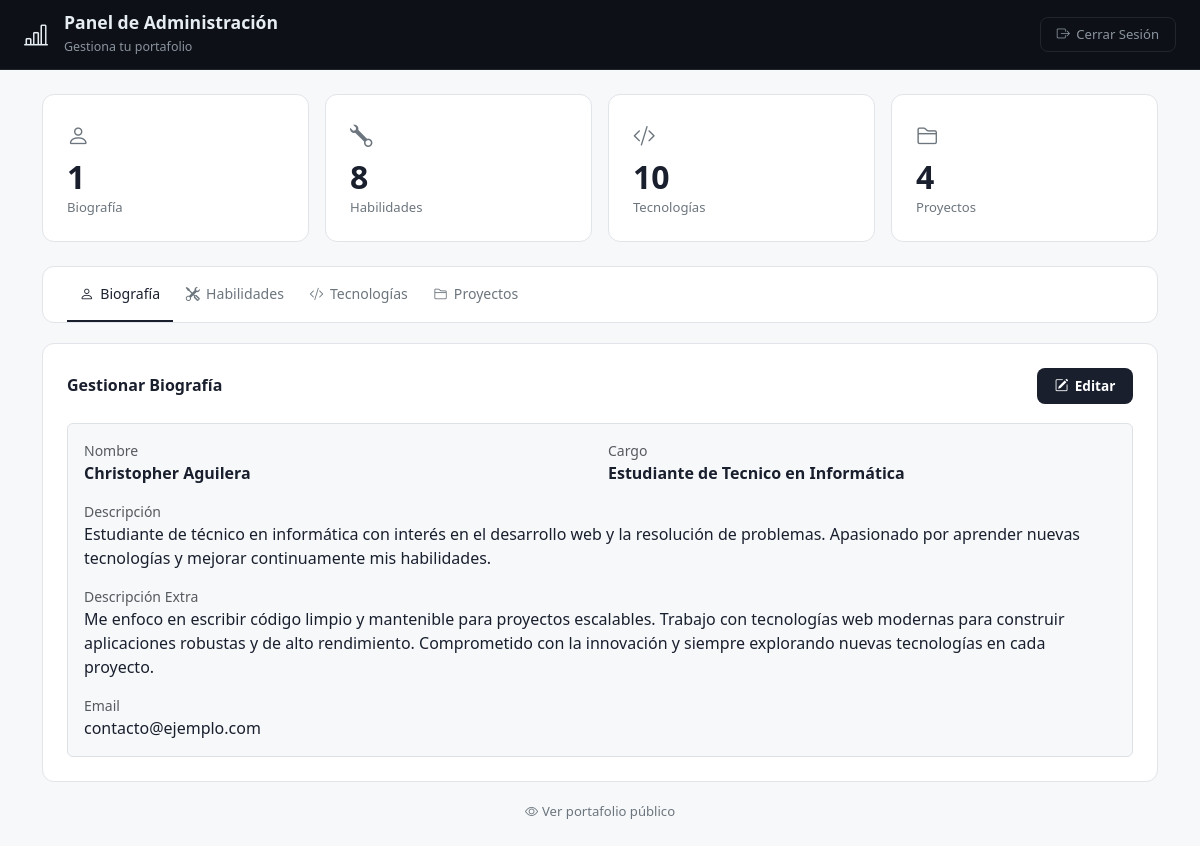
Page /admin/index.php (signed in) on the committed database.
### tables this page shows
CREATE TABLE IF NOT EXISTS biografia (
    id              INT AUTO_INCREMENT PRIMARY KEY,
    nombre          VARCHAR(100) NOT NULL DEFAULT 'Christopher Aguilera',
    cargo           VARCHAR(100) DEFAULT 'Estudiante de Tecnico en Informática',
    descripcion     TEXT,
    descripcion_extra TEXT,
    foto            VARCHAR(255) DEFAULT NULL,
    email           VARCHAR(150) DEFAULT 'c.danielaguilera29@gmail.com',
    updated_at      TIMESTAMP DEFAULT CURRENT_TIMESTAMP ON UPDATE CURRENT_TIMESTAMP
);

### admin/index.php (the view, shortened to what this page needs)
<?php
$db = getDB();
$counts = [
    'biografia'   => $db->query("SELECT COUNT(*) FROM biografia")->fetchColumn(),
    'habilidades' => $db->query("SELECT COUNT(*) FROM habilidades")->fetchColumn(),
    'tecnologias' => $db->query("SELECT COUNT(*) FROM tecnologias")->fetchColumn(),
    'proyectos'   => $db->query("SELECT COUNT(*) FROM proyectos")->fetchColumn(),
];
$bio   = $db->query("SELECT * FROM biografia LIMIT 1")->fetch();
?>
<!DOCTYPE html>
<html lang="es">
<head>
    <link rel="stylesheet" href="https://cdn.jsdelivr.net/npm/bootstrap@5.3.8/dist/css/bootstrap.min.css"/>
    <link rel="stylesheet" href="https://cdn.jsdelivr.net/npm/bootstrap-icons@1.11.3/font/bootstrap-icons.min.css"/>
    <link rel="stylesheet" href="../assets/css/style.css"/>
</head>
<body class="admin-body">
<nav class="admin-navbar">
    <div class="d-flex align-items-center gap-3">
        <i class="bi bi-bar-chart-line brand" style="font-size:1.5rem;"></i>
        <div class="brand">
            <h5>Panel de Administración</h5>
            <small>Gestiona tu portafolio</small>
        </div>
    </div>
    <a href="../logout.php" class="btn-logout">
        <i class="bi bi-box-arrow-right"></i> Cerrar Sesión
    </a>
</nav>
<div class="container py-4">
    <div class="row g-3 mb-4">
        <div class="col-6 col-md-3">
            <div class="stat-card">
                <i class="bi bi-person stat-icon"></i>
                <div class="stat-number"><?= $counts['biografia'] ?></div>
                <div class="stat-label">Biografía</div>
            </div>
        </div>
        <div class="col-6 col-md-3">
            <div class="stat-card">
                <i class="bi bi-wrench stat-icon"></i>
                <div class="stat-number"><?= $counts['habilidades'] ?></div>
                <div class="stat-label">Habilidades</div>
            </div>
        </div>
        <div class="col-6 col-md-3">
            <div class="stat-card">
                <i class="bi bi-code-slash stat-icon"></i>
                <div class="stat-number"><?= $counts['tecnologias'] ?></div>
                <div class="stat-label">Tecnologías</div>
            </div>
        </div>
        <div class="col-6 col-md-3">
            <div class="stat-card">
                <i class="bi bi-folder2 stat-icon"></i>
                <div class="stat-number"><?= $counts['proyectos'] ?></div>
                <div class="stat-label">Proyectos</div>
            </div>
        </div>
    </div>
    <div class="admin-tabs-wrapper">
        <ul class="nav admin-tabs" role="tablist">
            <li class="nav-item">
                <button class="nav-link active" data-bs-toggle="tab" data-bs-target="#tab-bio" type="button">
                    <i class="bi bi-person"></i> Biografía
                </button>
            </li>
            <li class="nav-item">
                <button class="nav-link" data-bs-toggle="tab" data-bs-target="#tab-hab" type="button">
                    <i class="bi bi-tools"></i> Habilidades
                </button>
            </li>
            <li class="nav-item">
                <button class="nav-link" data-bs-toggle="tab" data-bs-target="#tab-tec" type="button">
                    <i class="bi bi-code-slash"></i> Tecnologías
                </button>
            </li>
            <li class="nav-item">
                <button class="nav-link" data-bs-toggle="tab" data-bs-target="#tab-pro" type="button">
                    <i class="bi bi-folder2"></i> Proyectos
                </button>
            </li>
        </ul>
    </div>
    <div class="tab-content">
        <div class="tab-pane fade show active" id="tab-bio">
            <div class="admin-content-panel">
                <div class="panel-header">
                    <h5>Gestionar Biografía</h5>
                    <button class="btn-add-item" onclick="openBioModal()">
                        <i class="bi bi-pencil-square"></i> Editar
                    </button>
                </div>
                <?php if ($bio): ?>
                <div class="p-3 border rounded" style="background:var(--light-alt);">
                    <div class="row g-3">
                        <div class="col-md-6">
                            <small class="text-muted d-block">Nombre</small>
                            <strong><?= htmlspecialchars($bio['nombre']) ?></strong>
                        </div>
                        <div class="col-md-6">
                            <small class="text-muted d-block">Cargo</small>
                            <strong><?= htmlspecialchars($bio['cargo']) ?></strong>
                        </div>
                        <div class="col-12">
                            <small class="text-muted d-block">Descripción</small>
                            <span><?= htmlspecialchars($bio['descripcion'] ?? '') ?></span>
                        </div>
                        <div class="col-12">
                            <small class="text-muted d-block">Descripción Extra</small>
                            <span><?= htmlspecialchars($bio['descripcion_extra'] ?? '') ?></span>
                        </div>
                        <div class="col-md-6">
                            <small class="text-muted d-block">Email</small>
                            <span><?= htmlspecialchars($bio['email'] ?? '') ?></span>
                        </div>
                    </div>
                </div>
                <?php else: ?>
                <div class="p-3 border rounded text-muted" style="background:var(--light-alt);">
                    Aquí podrás editar tu información personal, foto de perfil y descripción profesional.
                </div>
                <?php endif; ?>
            </div>
        </div>
    </div>
    <div class="text-center mt-3">
        <a href="../index.php" style="font-size:0.82rem;color:#6c757d;text-decoration:none;">
            <i class="bi bi-eye me-1"></i>Ver portafolio público
        </a>
    </div>
</div>
</body>
</html>

### assets/css/style.css (style rules this page uses)
:root { --dark-bg: #0d1117; --dark-card: #161b22; --dark-card2: #1a1f2e; --dark-border: #21262d; --text-primary: #e6edf3; --text-muted: #8b949e; --accent: #58a6ff; --light-bg: #ffffff; --light-alt: #f6f8fa; --transition: all 0.35s ease; --radius: 12px; }
*, *::before, *::after { box-sizing: border-box; margin: 0; padding: 0; }
html { scroll-behavior: smooth; }
body { font-family: 'Segoe UI', system-ui, -apple-system, sans-serif; background-color: var(--dark-bg); color: var(--text-primary); overflow-x: hidden; }
.admin-body { background: var(--light-alt); min-height: 100vh; color: #1a1f2e; }
.admin-navbar { background: var(--dark-bg); border-bottom: 1px solid var(--dark-border); padding: 0.75rem 1.5rem; display: flex; align-items: center; justify-content: space-between; }
.admin-navbar .brand { color: var(--text-primary); }
.admin-navbar .brand h5 { font-size: 1.1rem; font-weight: 700; margin: 0; color: var(--text-primary); }
.admin-navbar .brand small { font-size: 0.78rem; color: var(--text-muted); }
.btn-logout { background: transparent; border: 1px solid var(--dark-border); color: var(--text-muted); border-radius: 8px; padding: 0.4rem 1rem; font-size: 0.82rem; display: flex; align-items: center; gap: 0.4rem; text-decoration: none; transition: var(--transition); }
.stat-card { background: var(--light-bg); border: 1px solid #e1e4e8; border-radius: var(--radius); padding: 1.5rem; display: flex; flex-direction: column; align-items: flex-start; transition: var(--transition); }
.stat-card .stat-icon { font-size: 1.4rem; color: #6c757d; margin-bottom: 0.5rem; }
.stat-card .stat-number { font-size: 2rem; font-weight: 700; color: #1a1f2e; line-height: 1; }
.stat-card .stat-label { font-size: 0.82rem; color: #6c757d; margin-top: 0.3rem; }
.admin-tabs-wrapper { background: var(--light-bg); border: 1px solid #e1e4e8; border-radius: var(--radius); padding: 0 1.5rem; }
.admin-tabs .nav-link { color: #6c757d; font-size: 0.88rem; font-weight: 500; padding: 1rem 0.8rem; border: none; border-bottom: 2px solid transparent; border-radius: 0; display: flex; align-items: center; gap: 0.4rem; }
.admin-tabs .nav-link.active { color: #1a1f2e; border-bottom-color: #1a1f2e; background: transparent; }
.admin-content-panel { background: var(--light-bg); border: 1px solid #e1e4e8; border-radius: var(--radius); padding: 1.5rem; margin-top: 1.2rem; }
.admin-content-panel .panel-header { display: flex; justify-content: space-between; align-items: center; margin-bottom: 1.2rem; }
.admin-content-panel .panel-header h5 { font-size: 1rem; font-weight: 700; color: #1a1f2e; margin: 0; }
.btn-add-item { background: #1a1f2e; color: #fff; border: none; border-radius: 8px; padding: 0.5rem 1.1rem; font-size: 0.85rem; font-weight: 600; display: flex; align-items: center; gap: 0.4rem; cursor: pointer; transition: var(--transition); }

### rows in the picture
biografia: nombre "Christopher Aguilera", cargo "Estudiante de Tecnico en Informática", descripcion "Estudiante de técnico en informática con interés en el desarrollo web y la resolución de problemas. Apasionado por aprender nuevas tecnologías y mejorar continuamente mis habilidades.", descripcion_extra "Me enfoco en escribir código limpio y mantenible para proyectos escalables. Trabajo con tecnologías web modernas para construir aplicaciones robustas y de alto rendimiento. Comprometido con la innovación y siempre explorando nuevas tecnologías en cada proyecto.", email "contacto@ejemplo.com"

### other values in the picture
$counts['biografia'] "1"
$counts['habilidades'] "8"
$counts['tecnologias'] "10"
$counts['proyectos'] "4"
